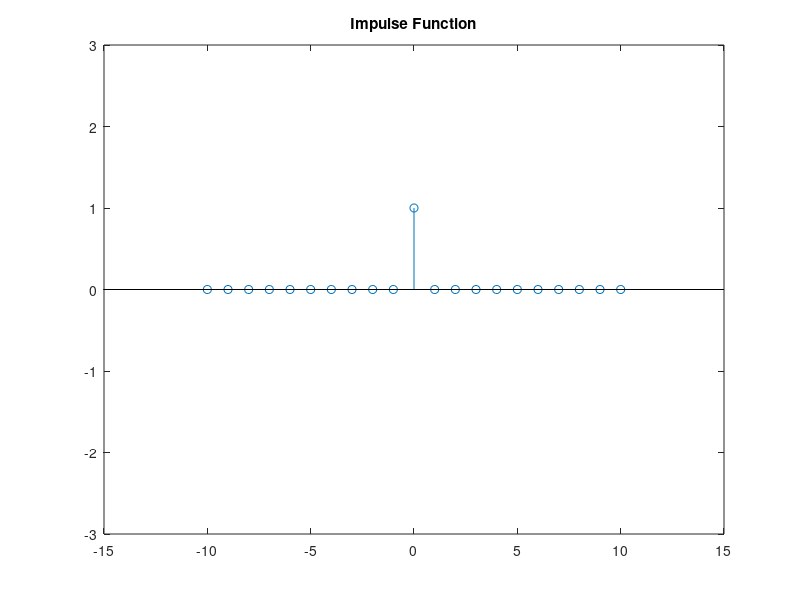
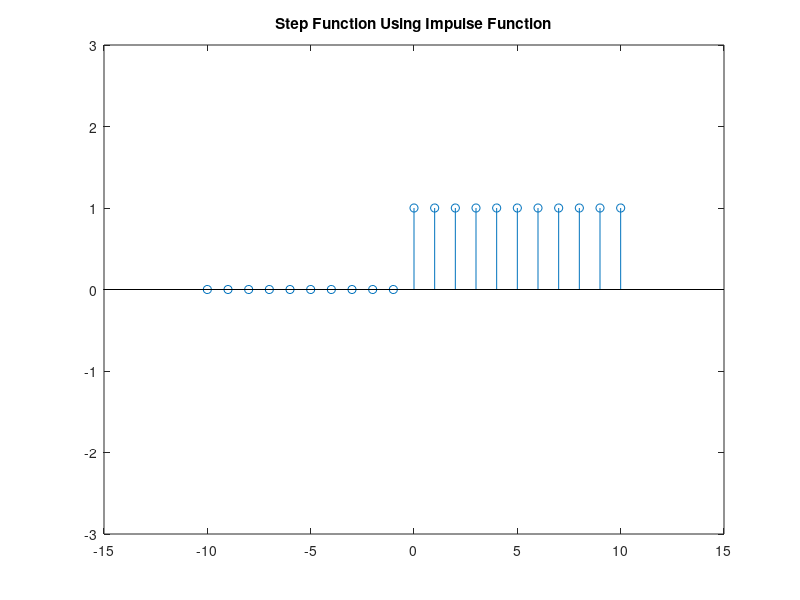
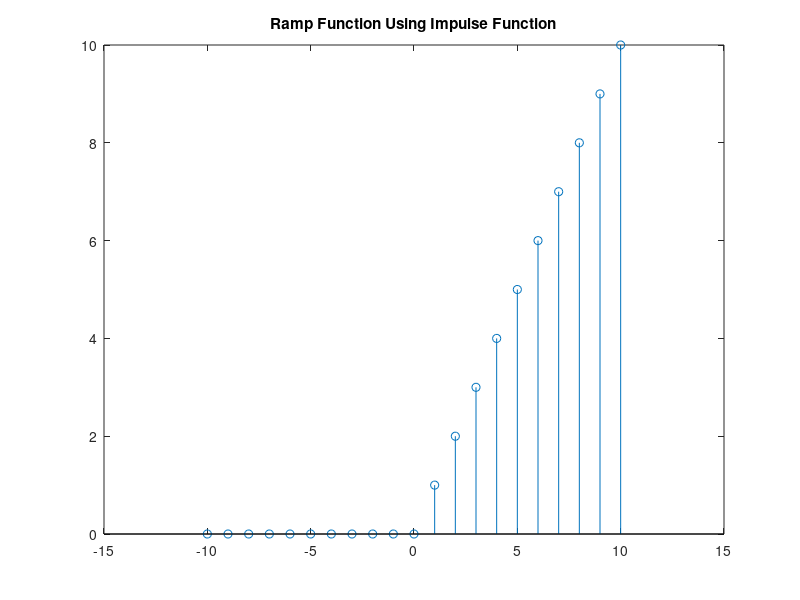

Write the MATLAB code that produced these figures, in order.
%Unit Ramp and Unit Step function using Unit Impulse Function
close all
clear
clc

fs=1;
a=1;
t=-10:1/fs:10;
impl=zeros(1,length(t));
for i=1:length(t)
  if(t(i)==0)
    impl(i)=a;
  else
    impl(i)=0;
  end
end
stp=zeros(1,length(t));
for i=0:max(t)
  stp=stp+circshift(impl,i);
end
rmp=zeros(1,length(t));
for i=0:max(t)
  rmp=rmp+i.*circshift(impl,i);
end
  
figure
stem(t,impl)
xlim([-15 15])
ylim([-3 3])
title('Impulse Function')  
  
figure
stem(t,stp)
xlim([-15 15])
ylim([-3 3])
title('Step Function Using Impulse Function')  
  
figure
stem(t,rmp)
xlim([-15 15])
title('Ramp Function Using Impulse Function')  